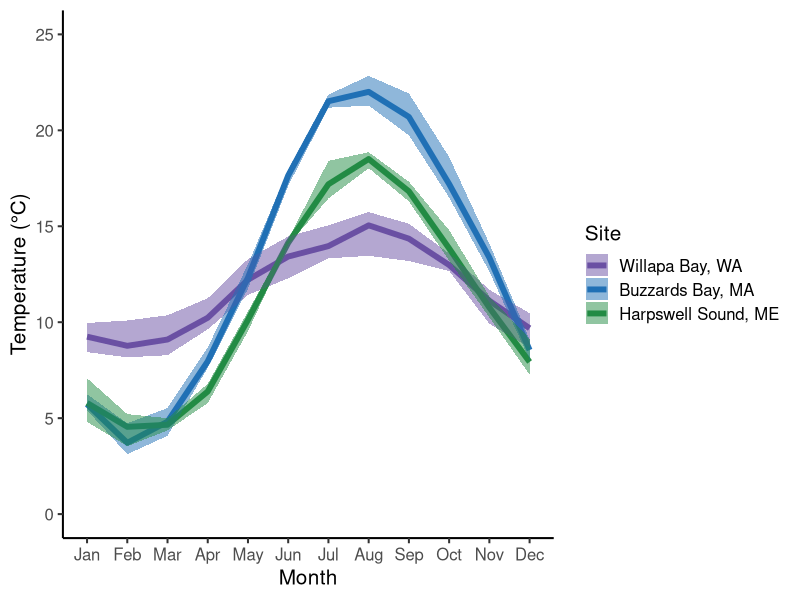
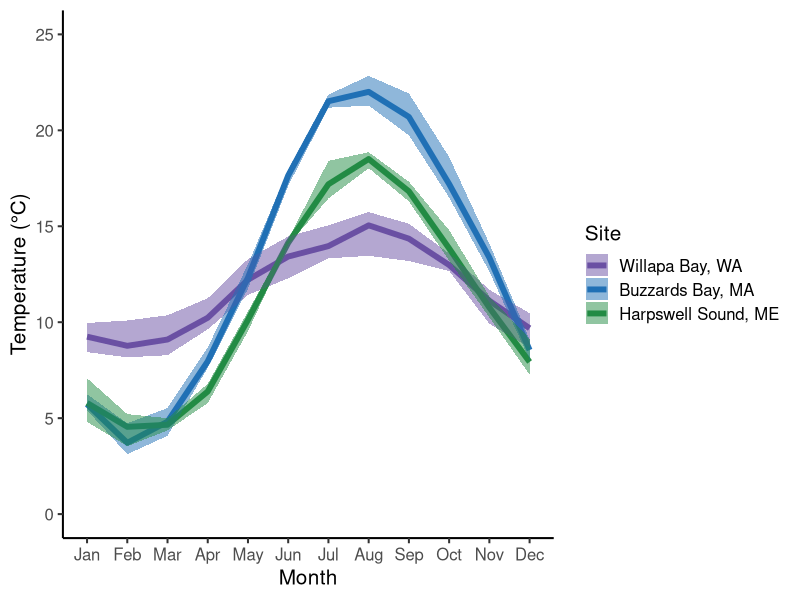

Recreate these plots in R, in order.
## ---- chunk 1
knitr::opts_chunk$set(echo = TRUE)
knitr::opts_knit$set(root.dir = normalizePath("../../output/temperature-conditions/")) #Set root directory
## ---- chunk 2
getwd()
## ---- chunk 3
#install.packages("tidyverse")
#install.packages("data.table)
#install.packages("RColorBrewer")
#install.packages("patchwork")
require(tidyverse)
require(data.table)
require(RColorBrewer)
require(patchwork)
## ---- chunk 4
sessionInfo()
## ---- chunk 5
data = fread("../../data/Cm-SG-ICB_2021-2024.csv") #Import SST data
head(data) #Confirm import
## ---- chunk 6
dat = data[,.(mean=mean(Mean), min = min(Mean), max = max(Mean)), by = .(Site, Month)] #Calculate mean, min, and max by site and month over the multiple years of data used
head(dat) #Confirm formatting
## ---- chunk 7
#Reformat variables as needed for plotting
dat$Month = as.character(dat$Month)
dat$Month = ordered(dat$Month, levels = c("1","2","3","4","5","6","7","8","9","10","11","12"), labels = c("Jan","Feb","Mar","Apr","May","Jun","Jul","Aug","Sep","Oct","Nov","Dec"))
dat$Site = ordered(dat$Site, levels = c("WA", "MA", "ME"), labels = c("Willapa Bay, WA", "Buzzards Bay, MA", "Harpswell Sound, ME"))
head(dat) #Confirm changes
## ---- chunk 8
site_cols <- c(brewer.pal(9, "Purples")[7],
               brewer.pal(9, "Blues")[7],
               brewer.pal(9, "Greens")[7]) #Create color scheme: WA, MA, ME
## ---- chunk 9
ggplot(dat, aes(x = Month, y = mean, group = Site)) +
  geom_path(aes(color = Site), linewidth = 2) +
  geom_ribbon(aes(x = Month, ymin = min, ymax = max, fill = Site), alpha = 0.5) +
  ylab("Temperature (°C)") +
  ylim(c(0, 25)) +
  scale_color_manual(values = site_cols) +
  scale_fill_manual(values = site_cols) +
  theme_classic(base_size = 15) #Plot SST temperature
ggsave("SST-figure.pdf", height = 8.5, width = 11)
